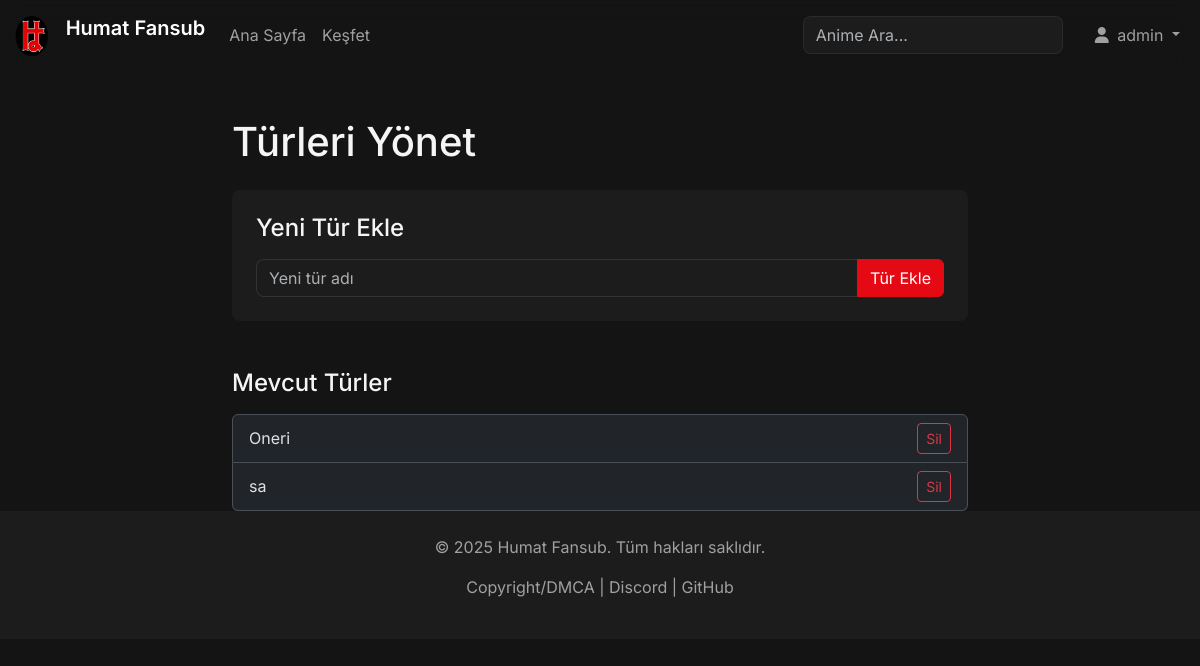
/admin/genres (signed in), run on an earlier commit of the app's database.
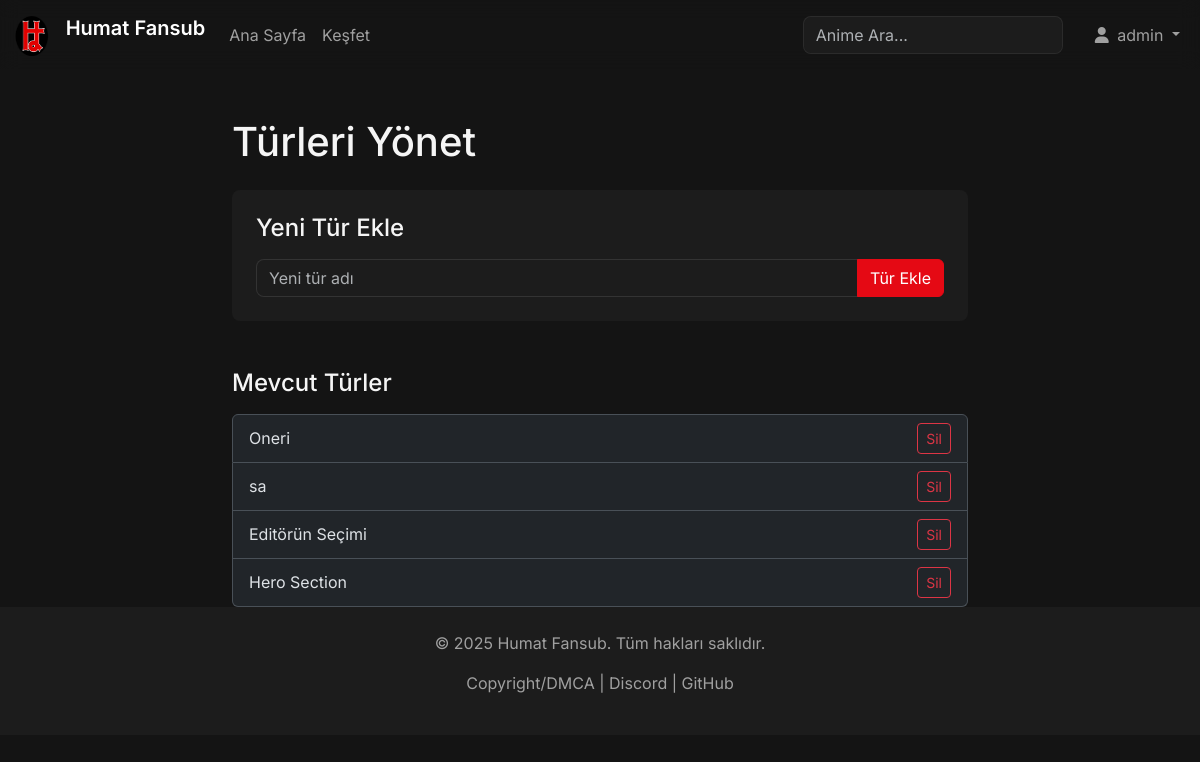
And on a later commit of the database.
### models.py (models this page shows)
class Genre(db.Model):
    id = db.Column(db.Integer, primary_key=True)
    name = db.Column(db.String(50), unique=True, nullable=False)

### app.py (the view)
@app.route('/admin/genres', methods=['GET', 'POST'])
@login_required
@admin_required
def manage_genres():
    form = GenreForm()
    if form.validate_on_submit():
        new_genre = Genre(name=form.name.data)
        db.session.add(new_genre)
        db.session.commit()
        flash(f'"{form.name.data}" türü eklendi.', 'success')
        return redirect(url_for('manage_genres'))
    genres = Genre.query.all()
    return render_template('manage_genres.html', form=form, genres=genres)

### forms.py
class GenreForm(FlaskForm):
    name = StringField('Tür Adı', validators=[DataRequired(), Length(min=2, max=50)])
    submit = SubmitField('Tür Ekle')

### app.py (called while the page is built)
def admin_required(f):
    @wraps(f)
    def decorated_function(*args, **kwargs):
        if not current_user.is_authenticated or not (current_user.can_add_user or current_user.can_edit or current_user.can_delete):
            flash('Bu sayfayı görüntüleme yetkiniz yok.', 'danger')
            return redirect(url_for('index'))
        return f(*args, **kwargs)
    return decorated_function

@login_manager.user_loader
def load_user(user_id):
    return User.query.get(int(user_id))

### templates/manage_genres.html (shortened to what this page needs)
{% extends "base.html" %}
{% block content %}
<div class="container mt-5">
    <div class="row justify-content-center">
        <div class="col-lg-8">
            <h1 class="mb-4">Türleri Yönet</h1>
            <div class="p-4 rounded-3 mb-5" style="background-color: var(--light-dark-color);">
                <h4 class="mb-3">Yeni Tür Ekle</h4>
                <form method="POST">
                    <div class="input-group">
                        {{ form.name(class="form-control", placeholder="Yeni tür adı") }}
                        {{ form.submit(class="btn btn-primary") }}
                    </div>
                </form>
            </div>
            <h4 class="mb-3">Mevcut Türler</h4>
            <ul class="list-group">
                {% for genre in genres %}
                <li class="list-group-item d-flex justify-content-between align-items-center">
                    {{ genre.name }}
                    {% if genre.name not in special_genres %}
                    <form action="{{ url_for('delete_genre', genre_id=genre.id) }}" method="post" onsubmit="return confirm('Bu türü silmek istediğinize emin misiniz?');">
                        <button type="submit" class="btn btn-sm btn-outline-danger">Sil</button>
                    </form>
                    {% else %}
                    <span class="badge bg-secondary">Özel Tür</span>
                    {% endif %}
                </li>
                {% endfor %}
            </ul>
        </div>
    </div>
</div>
{% endblock %}

What changed in the data, as far as the page shows it:
added Genre: name "Editörün Seçimi"
added Genre: name "Hero Section"
